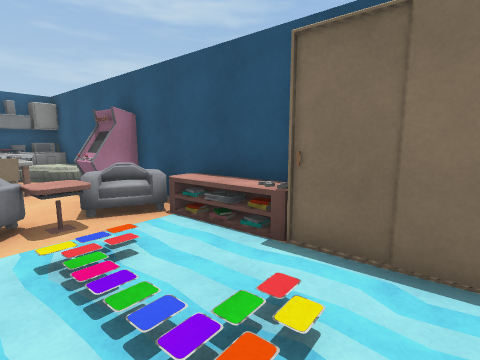
View 1 (above)

21 first-person views from a walk through a Unity game level. The camera is 1.5 m above the floor, tilts 8° down and sees 85° across. Doors are open. The floor is counted in squares, 1 m on a side. Each view is taken from the middle of a square. On the plan, view 1 faces up. The plan holds only what a view shows up to about 14 squares ahead; the rest is blank. The place goes on beyond the plan. Surface patterns are stand-ins for the level's own textures.

View 2
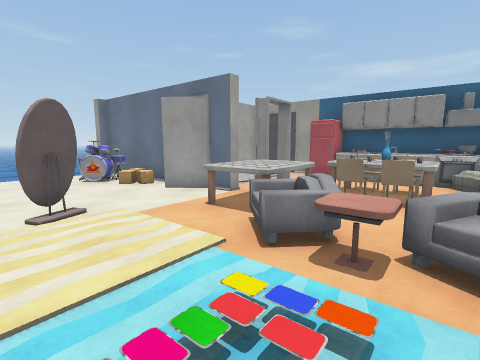

View 3
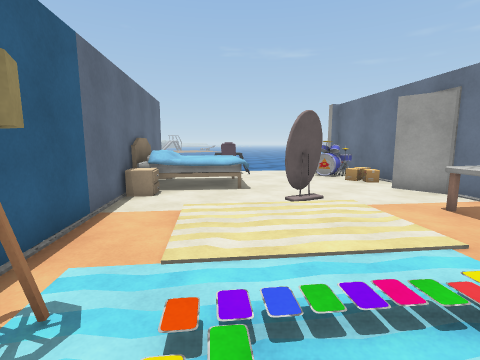

View 4
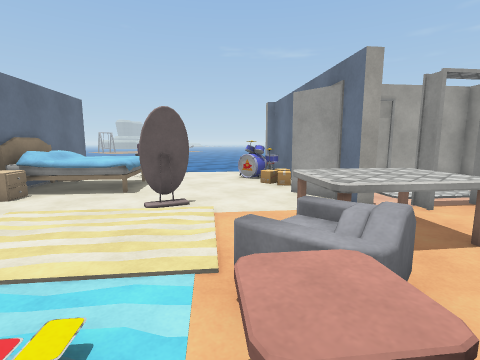

View 5
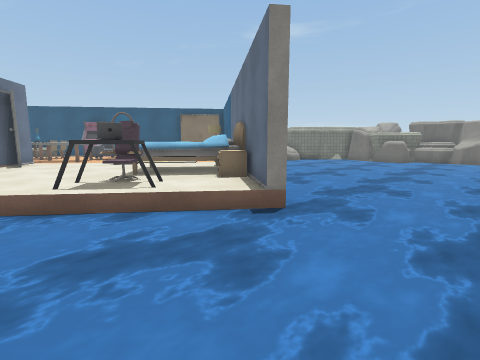

View 6
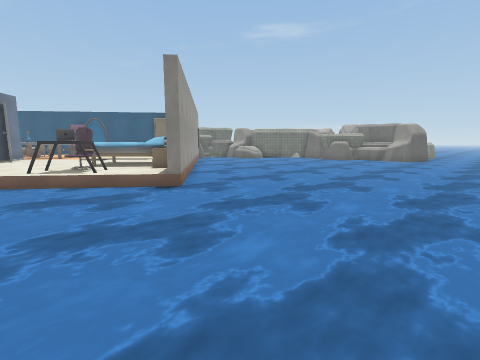

View 7
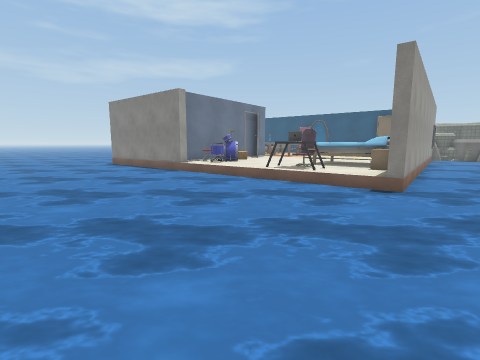

View 8
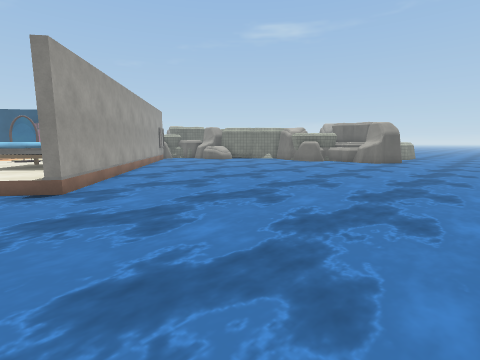

View 9
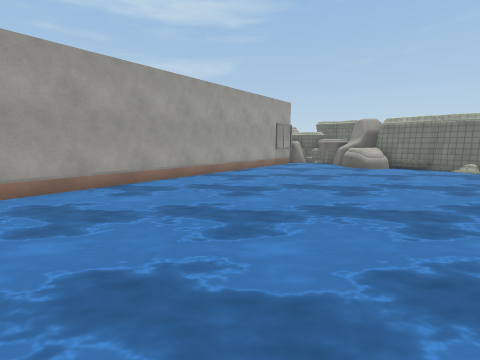

View 10
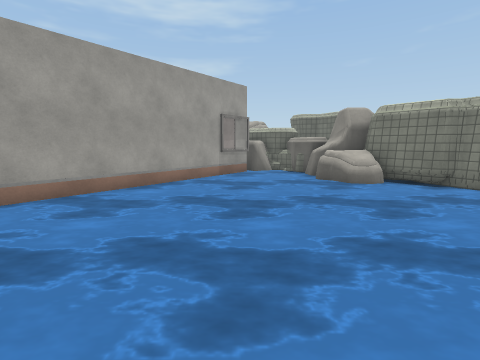

View 11
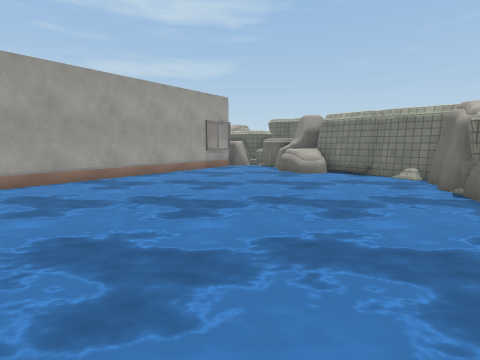

View 12
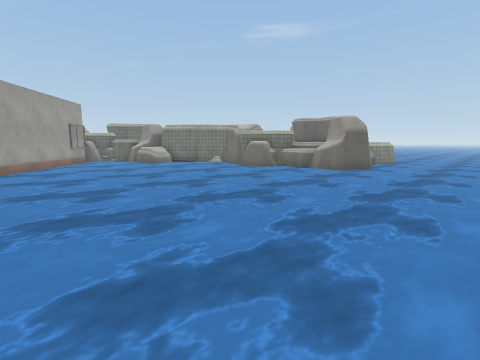

View 13
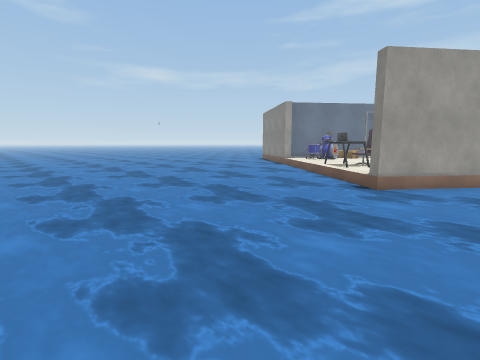

View 14
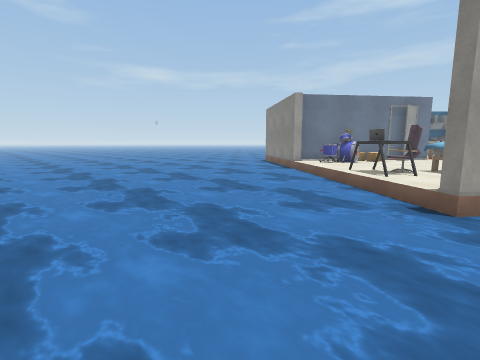

View 15
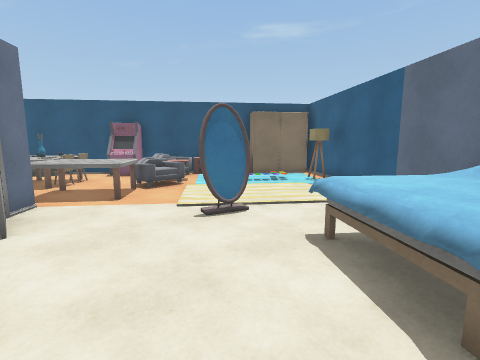

View 16
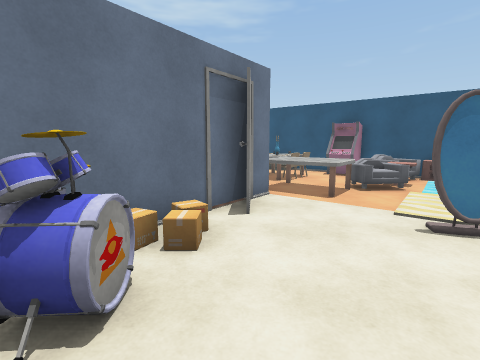

View 17
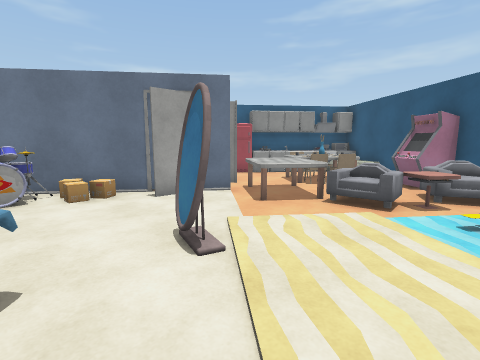

View 18
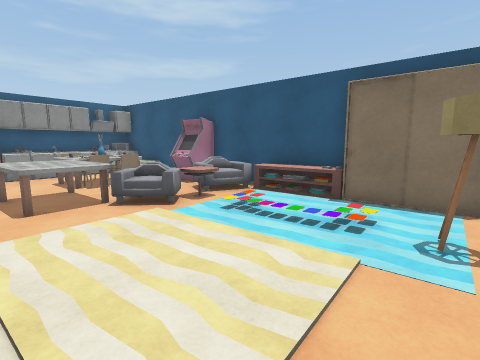

View 19
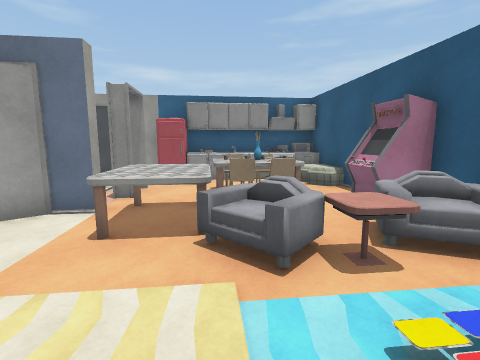

View 20
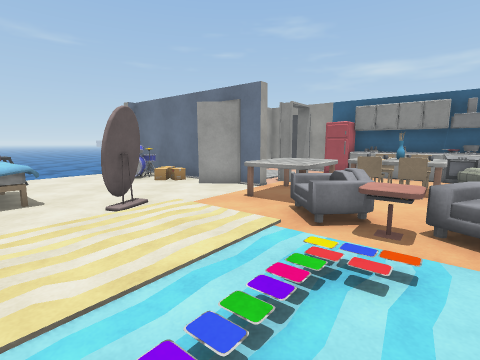

View 21
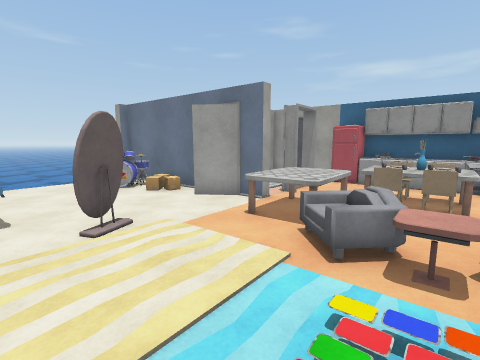

### Floor plan
Key: @ floor where view 1 was taken; # wall or solid block; . floor; / step, stairs or slope; D open door; = window, fence, low wall or low ledge; ~ water the walk can cross; ≈ water the walk keeps out of; ^ raised ledge; O other object.
Columns run from 14 left of view 1 to 10 right of it. Each row starts with its distance up from view 1.
  8  #####OOO####
  7  #O#.OOO#.#O###
  6 ##O.. O##.OOOO##
  5 #  #D. O..O=.OO#
  4 # OOD#OOOOO^/.OO  ###
  3 ##OOO#OOOOO./...O##O###
  2  ##  #..O.. .//..##≈≈O##
  1     ##....  . /O.#≈≈≈OO#
  0    ##.....   .@O#≈≈≈≈OOO
 -1   ##.....#.....#~~~~~~OO#
 -2  ##O..........#≈~~~~~~≈≈≈
 -3 ##OOO....O...##~~~~~~~≈≈≈
 -4 ≈# O....OOOOO#≈≈≈~~~~~≈≈≈
 -5 ≈≈≈....OOOOO#≈≈≈≈~~~~~≈≈≈
 -6 ≈≈≈≈..O#OOO#≈≈≈≈≈~~~~~≈≈≈
 -7 ≈≈≈≈~OOO.OO≈≈≈≈≈≈~~~~~≈≈≈
 -8 ≈≈≈≈~~~..O#≈≈≈≈≈≈~~~~~≈≈≈
 -9 ≈≈≈≈~~~~.#≈≈≈≈≈≈~~~~~~≈≈
-10 ≈≈≈≈~~~~≈~≈≈≈≈≈≈~~~~~~≈≈≈
-11 ≈≈≈≈~~~~~~≈≈≈≈≈≈~~~~~~≈≈≈
-12 ≈≈≈≈~~~~~~~≈≈≈≈≈~~~~~~≈≈≈
-13 ≈≈≈≈~~~~~~~≈≈≈≈~~~~~~~≈≈≈
-14 ≈≈≈≈~~~~~~≈≈≈≈≈~~~~~~~≈≈≈
-15 ≈≈≈≈~~~~~~≈≈≈≈~~~~~~~~≈≈≈
-16 ≈≈≈≈~~~~~~~≈≈~~~~~~~~~≈≈≈
-17 ≈≈≈≈~~~~~~~~~~~~~~~~~~≈≈≈
-18 ≈≈≈≈~~~~~~~~~~~~~~~~~~≈≈≈

Positions as (right, up) in squares from view 1, and headings:
1: (0, 0), facing up
2: (0, 3), facing left
3: (1, 3), facing down-left
4: (-2, 5), facing down-left
5: (-10, -13), facing up-right
6: (-10, -17), facing up-right
7: (-10, -17), facing up
8: (-7, -18), facing up-right
9: (1, -15), facing up
10: (4, -10), facing up
11: (5, -13), facing up
12: (-1, -18), facing up-right
13: (-3, -18), facing up-left
14: (-5, -16), facing up-left
15: (-9, -5), facing up-right
16: (-9, -5), facing up
17: (-2, -3), facing up-left
18: (-2, -3), facing up
19: (-2, 1), facing up-left
20: (1, 2), facing left
21: (0, 2), facing left
